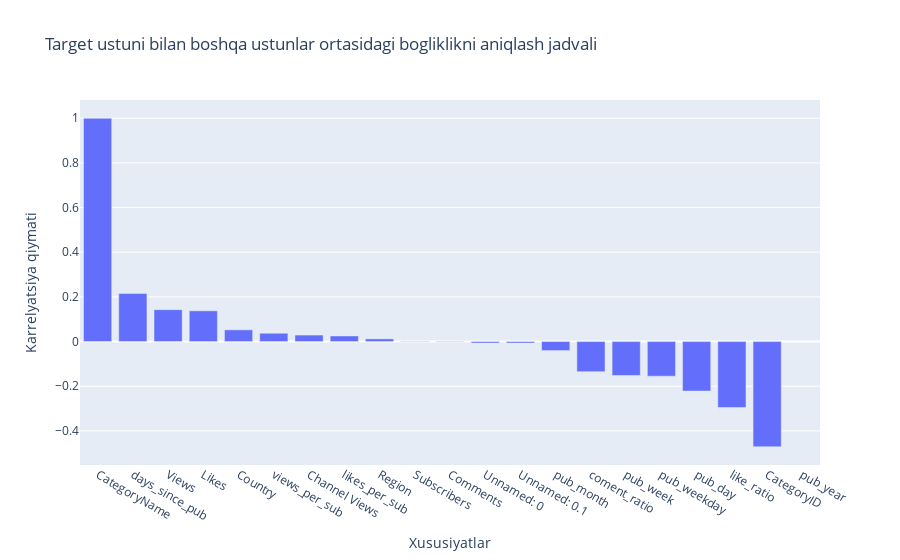

Notebook code for this chart:
### Markdown cell above
# Feature selectionda 3 ta tur mavjud

1) FILTERING
2) WRAPPER
3) EMBEDDED

### Code cell
import pandas as pd
import plotly.express as px

numeric_cols = df.select_dtypes(include=['float64', 'int64', 'int8']).columns
corr_matrix = df[numeric_cols].corr()
CategoryName_corr = corr_matrix[['CategoryName']].sort_values(by= 'CategoryName', ascending=False)

heatmap_data = CategoryName_corr.reset_index()
heatmap_data.columns = ['Feature', 'Correlation_with_CategoryName']

fig = px.bar(
    heatmap_data,
    x = "Feature",
    y = "Correlation_with_CategoryName",
    title= 'Target ustuni bilan boshqa ustunlar ortasidagi bogliklikni aniqlash jadvali',
    labels = {'Correlation_with_CategoryName': "Karrelyatsiya qiymati", "Feature":"Xususiyatlar "}
)
fig.show()

### Figure 1 — Plotly figure (JSON) as saved in the notebook; plotly's stock layout.template omitted (floating-point values rounded to 4 significant figures)
{"data": [{"hovertemplate": "Xususiyatlar =%{x}<br>Karrelyatsiya qiymati=%{y}<extra></extra>", "legendgroup": "", "marker": {"color": "#636efa", "pattern": {"shape": ""}}, "name": "", "orientation": "v", "showlegend": false, "textposition": "auto", "type": "bar", "x": ["CategoryName", "days_since_pub", "Views", "Likes", "Country", "views_per_sub", "Channel Views", "likes_per_sub", "Region", "Subscribers", "Comments", "Unnamed: 0", "Unnamed: 0.1", "pub_month", "coment_ratio", "pub_week", "pub_weekday", "pub_day", "like_ratio", "CategoryID", "pub_year"], "xaxis": "x", "y": [1.0, 0.2151, 0.1428, 0.1377, 0.05255, 0.03728, 0.0292, 0.02498, 0.01199, 0.001479, -0.001524, -0.006378, -0.006378, -0.04035, -0.135, -0.1521, -0.155, -0.222, -0.2954, -0.4711, NaN], "yaxis": "y"}], "layout": {"barmode": "relative", "legend": {"tracegroupgap": 0}, "title": {"text": "Target ustuni bilan boshqa ustunlar ortasidagi bogliklikni aniqlash jadvali"}, "xaxis": {"anchor": "y", "domain": [0, 1], "title": {"text": "Xususiyatlar "}}, "yaxis": {"anchor": "x", "domain": [0, 1], "title": {"text": "Karrelyatsiya qiymati"}}}}
